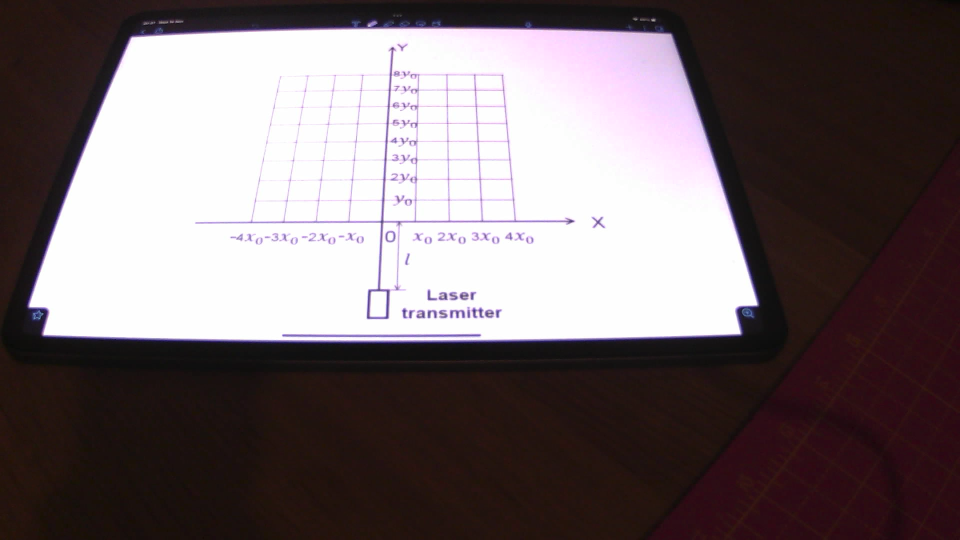
#> input picture Finalised Code/Input Files/grid_simulation.png, 1920 x 1080 px, found by its file name (shown at 1/2 size)
$ python 'Combination file.py'
#> lines starting #> are read from the running program, lines starting #| are printed output that depends on the picture; after the words box and inside, x2 and y2 are one past the last pixel; in counts of white or black regions, pixels touching at a corner belong together
"""
This file currently imports a grid image from the input files folder, then applys a grey scale transform to it and then
a homography transform to the birds eye view.

To view the photo you imported, uncomment line 49 to add plt.show(), then you can pick the points to insert into A,B,C,D

It outputs the file to the output files folder and the naming convention is at the bottom
"""

import cv2
import numpy as np
from matplotlib import pyplot as plt


# Import the image in regular view
originalImage = cv2.imread('Finalised Code/Input Files/grid_simulation.png', 1)
#> originalImage is the input picture: shape (1080, 1920, 3); mean B, G, R 108, 105.5, 116.6

# Import the image, 0 converts it to greyscale
img_greyscale = cv2.imread('Finalised Code/Input Files/grid_simulation.png', 0)
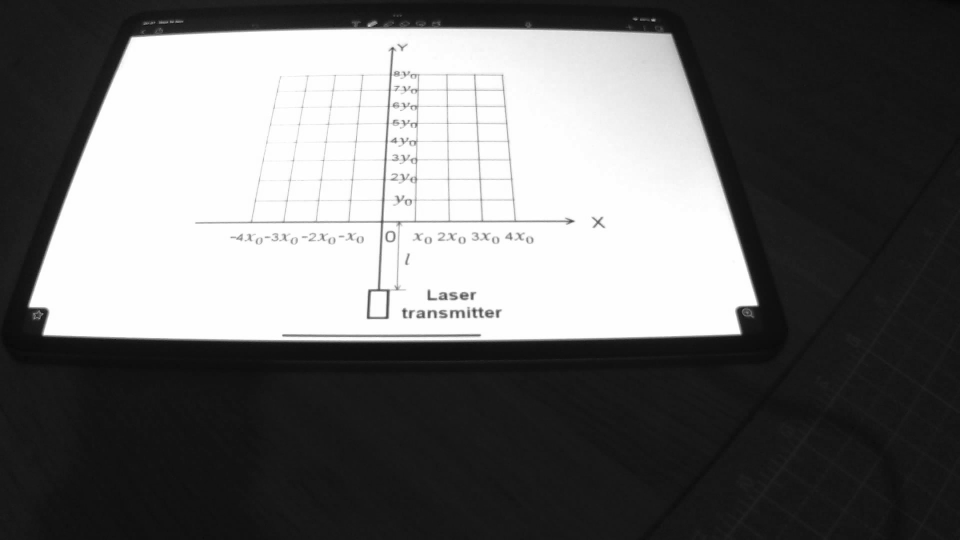
#> img_greyscale: shape (1080, 1920) (shown at 1/2 size); min 2, max 255, mean 108.8

# check to see if the images were imported correctly
if originalImage is None:
    print('original image not imported correctly')
    exit()
else:
    pass

if img_greyscale is None:
    print('Image not imported correctly for greyscaling')
    exit()
else:
    pass


# this is the function that will do the gamma transformation
def adjust_gamma(image, gamma=1.0):
#> called with gamma = 0.5
    invGamma = 1.0/gamma
    table = np.array([((i / 255.0) ** invGamma) * 255
                      for i in np.arange(0, 256)]).astype("uint8")    # apply gamma correction using the lookup table
    return cv2.LUT(image, table)
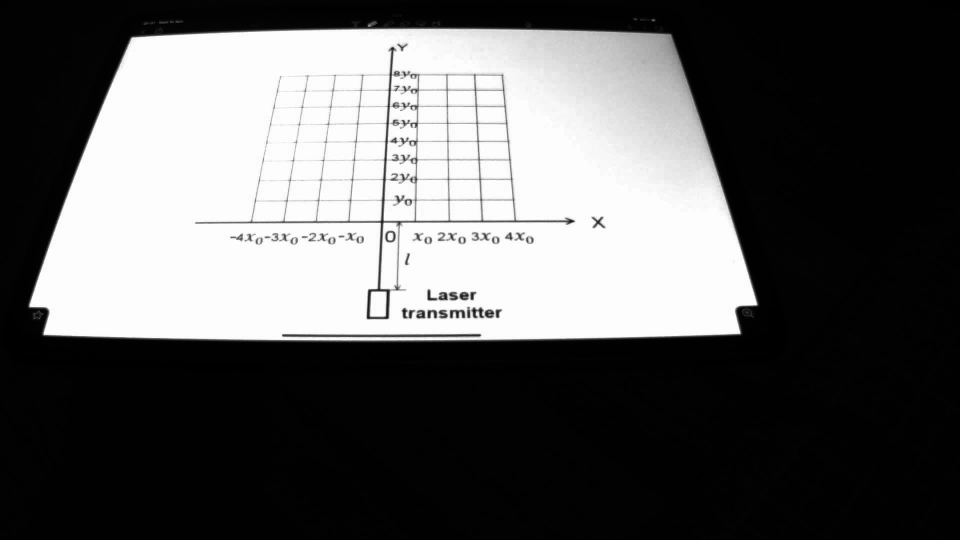
#> returned value: shape (1080, 1920) (shown at 1/2 size); min 0, max 255, mean 93.6


# set the gammaValue
gammaValue = 0.5

# creates the gamma adjusted image
gamma_adjusted_img = adjust_gamma(img_greyscale, gammaValue)


# Code for the homography transformations


# Create a copy of the image
img_copy = np.copy(gamma_adjusted_img)


# Convert to RGB so as to display via matplotlib
# Using Matplotlib we can easily find the coordinates
# of the 4 points that is essential for finding the
# transformation matrix
img_copy = cv2.cvtColor(img_copy, cv2.COLOR_BGR2RGB)
plt.imshow(img_copy)

# toggle this to display the matplotlib in order to find the coordinates
# plt.show()

# All points are in format[cols, rows]
pt_A = [42, 681]
pt_B = [1518, 666]
pt_C = [1347, 75]
pt_D = [266, 83]

# Here, I have used L2 norm. You can use L1 also.
width_AB = np.sqrt(((pt_A[0] - pt_B[0]) ** 2) + ((pt_A[1] - pt_B[1]) ** 2))
width_DC = np.sqrt(((pt_D[0] - pt_C[0]) ** 2) + ((pt_D[1] - pt_C[1]) ** 2))
maxWidth = max(int(width_AB), int(width_DC))


height_AD = np.sqrt(((pt_A[0] - pt_D[0]) ** 2) + ((pt_A[1] - pt_D[1]) ** 2))
height_BC = np.sqrt(((pt_B[0] - pt_C[0]) ** 2) + ((pt_B[1] - pt_C[1]) ** 2))
maxHeight = max(int(height_AD), int(height_BC))

# define the input points in an array
input_pts = np.float32([pt_A, pt_B, pt_C, pt_D])

# define the output points in an array
output_pts = np.float32([[0, maxHeight],
                        [maxWidth, maxHeight],
                        [maxWidth, 0],
                        [0, 0]])

# Compute the perspective transform M
M = cv2.getPerspectiveTransform(input_pts, output_pts)

# do the projective transformation
out = cv2.warpPerspective(
    img_copy, M, (maxWidth, maxHeight), flags=cv2.INTER_LINEAR)
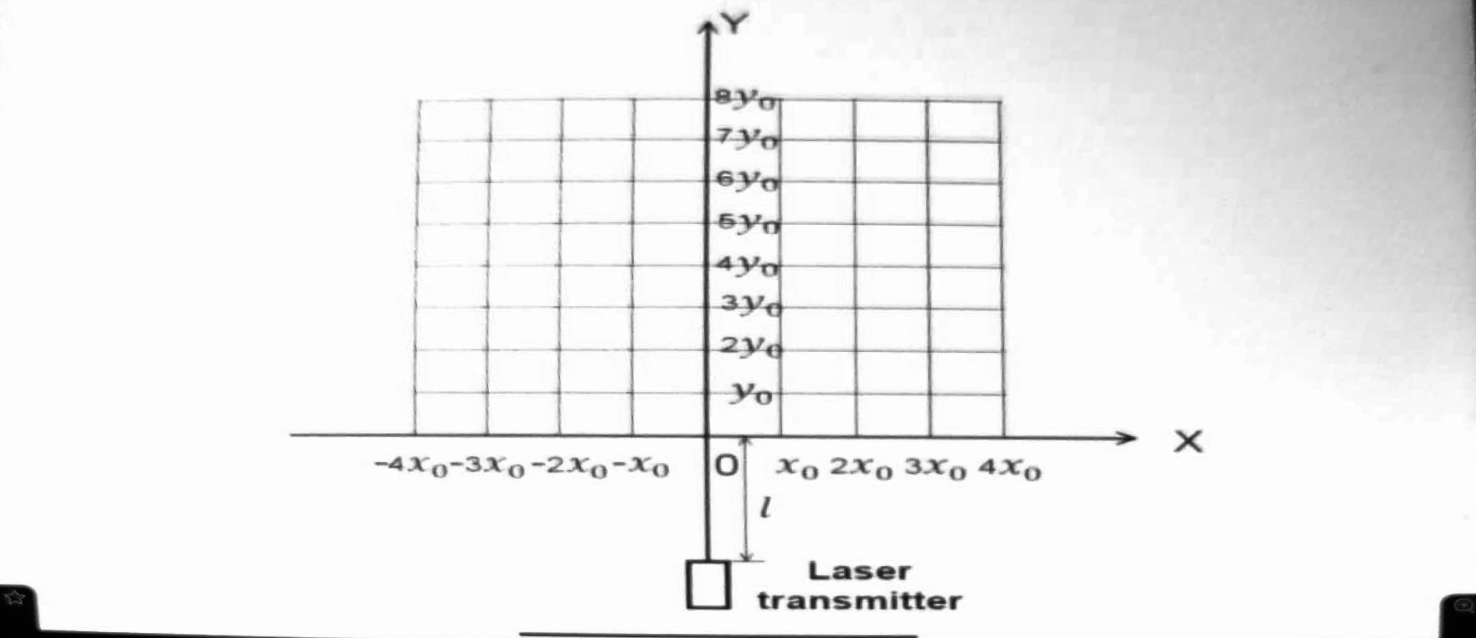
#> out: shape (638, 1476, 3); min 0, max 255, mean 240.3

# code below is simply to save the output picture
# cv2.imwrite('corrected_grid.png', out)


# plotting images

cv2.imshow('originalImage', originalImage)


cv2.putText(gamma_adjusted_img, "g={}".format(gammaValue), (10, 70),
            cv2.FONT_HERSHEY_SIMPLEX, 2, (0, 0, 255), 3)
#> gamma_adjusted_img: shape (1080, 1920); 0.1% of pixels changed, all inside (x1, y1, x2, y2) = (14, 26, 197, 87)
cv2.imshow('adjusted', np.hstack(
    [img_greyscale, gamma_adjusted_img]))
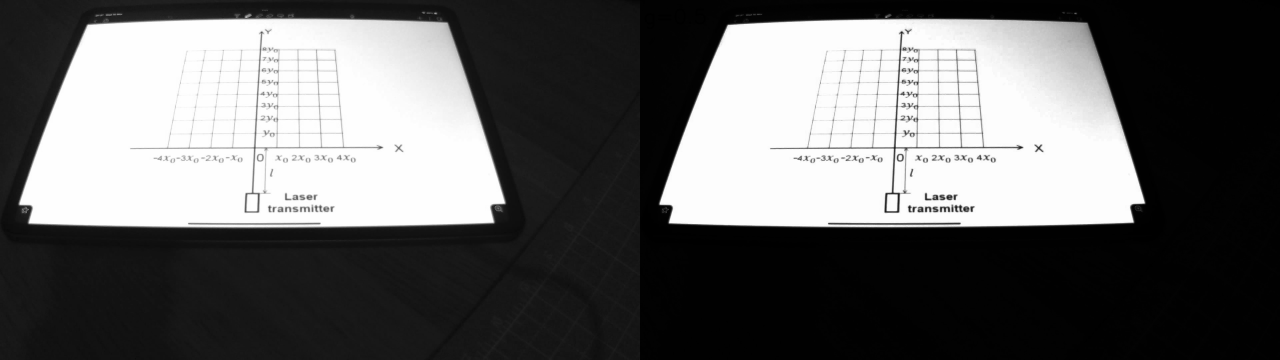
#> window 'adjusted': shape (1080, 3840) (shown at 1/3 size); min 0, max 255, mean 101.2


cv2.imshow('corrected_grid', out)
cv2.waitKey(0)
cv2.destroyAllWindows()

# writing the images to an output
cv2.imwrite('Finalised Code/Output Files/corrected_grid.png', out)
# cv2.imwrite('transformed_single_line.png', out)
